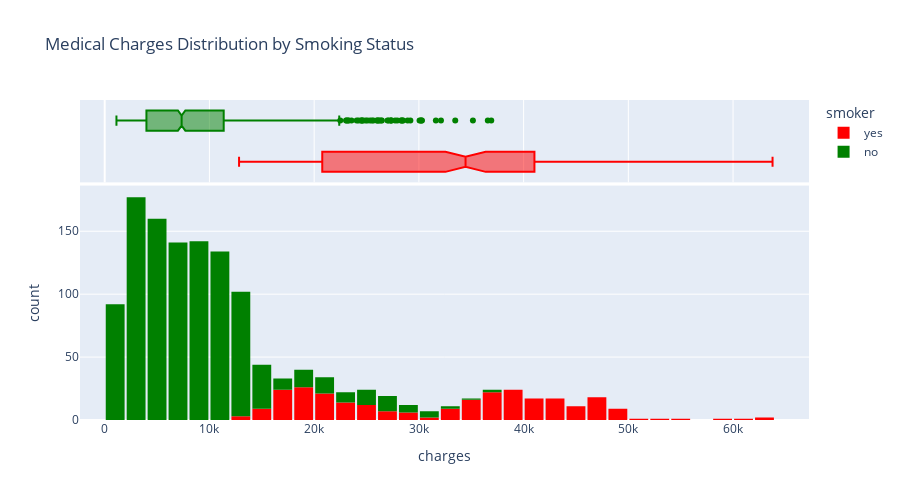

The notebook cell this image was saved under:
### Markdown cell above
### Charges

### Code cell
from turtle import color


fig = px.histogram(
    medical_df,
    x="charges",
    marginal="box",
    color="smoker",
    color_discrete_map={"yes": "red", "no": "green"},
    title="Medical Charges Distribution by Smoking Status",
)

fig.update_layout(bargap=0.1, width=900, height=500)
fig.show()

### Figure 1 — Plotly figure (JSON) as saved in the notebook; plotly's stock layout.template omitted (floating-point values rounded to 4 significant figures; data arrays with more than 128 entries replaced by an {"elided": "..."} marker saying what was removed)
{"data": [{"bingroup": "x", "hovertemplate": "smoker=yes<br>charges=%{x}<br>count=%{y}<extra></extra>", "legendgroup": "yes", "marker": {"color": "red", "pattern": {"shape": ""}}, "name": "yes", "orientation": "v", "showlegend": true, "type": "histogram", "x": {"elided": "274 float values"}, "xaxis": "x", "yaxis": "y"}, {"hovertemplate": "smoker=yes<br>charges=%{x}<extra></extra>", "legendgroup": "yes", "marker": {"color": "red"}, "name": "yes", "notched": true, "showlegend": false, "type": "box", "x": {"elided": "274 float values"}, "xaxis": "x2", "yaxis": "y2"}, {"bingroup": "x", "hovertemplate": "smoker=no<br>charges=%{x}<br>count=%{y}<extra></extra>", "legendgroup": "no", "marker": {"color": "green", "pattern": {"shape": ""}}, "name": "no", "orientation": "v", "showlegend": true, "type": "histogram", "x": {"elided": "1064 float values"}, "xaxis": "x", "yaxis": "y"}, {"hovertemplate": "smoker=no<br>charges=%{x}<extra></extra>", "legendgroup": "no", "marker": {"color": "green"}, "name": "no", "notched": true, "showlegend": false, "type": "box", "x": {"elided": "1064 float values"}, "xaxis": "x2", "yaxis": "y2"}], "layout": {"bargap": 0.1, "barmode": "relative", "height": 500, "legend": {"title": {"text": "smoker"}, "tracegroupgap": 0}, "title": {"text": "Medical Charges Distribution by Smoking Status"}, "width": 900, "xaxis": {"anchor": "y", "domain": [0, 1], "title": {"text": "charges"}}, "xaxis2": {"anchor": "y2", "domain": [0, 1], "matches": "x", "showgrid": true, "showticklabels": false}, "yaxis": {"anchor": "x", "domain": [0, 0.7326], "title": {"text": "count"}}, "yaxis2": {"anchor": "x2", "domain": [0.7426, 1], "matches": "y2", "showgrid": false, "showline": false, "showticklabels": false, "ticks": ""}}}
